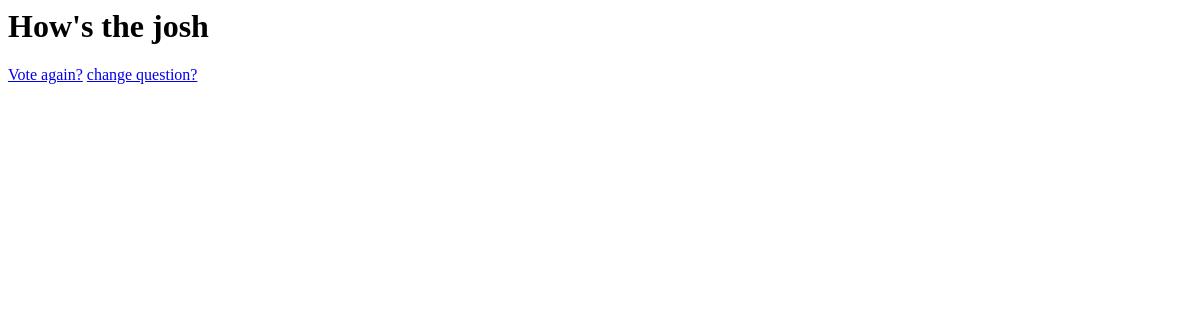
The page /polls/2/results/ on the database as committed earlier.
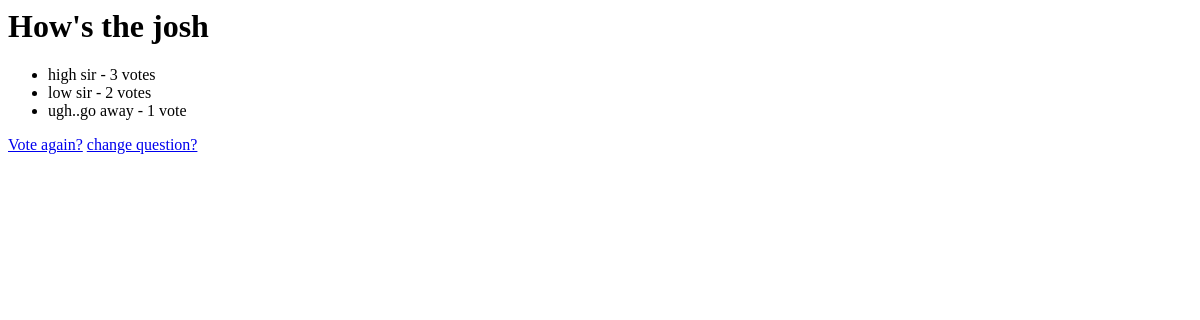
The same page on the database as committed later.
### polls/models.py (models this page shows, shortened)
class Question(models.Model):
    question = models.CharField(max_length=200)
    pub_date = models.DateTimeField("date published",auto_now=True)

class Choice(models.Model):
    question = models.ForeignKey(Question,on_delete=models.CASCADE)
    choice = models.CharField(max_length=200)
    votes = models.IntegerField(default=0)

### polls/views.py (the view)
# urls.py: path('<int:question_id>/results/',views.results,name="results"),
def results(request, question_id):
    question = Question.objects.get(pk=question_id)
    return render(request, 'polls/results.html', {'question':question})

### polls/templates/polls/results.html
<h1>{{ question.question }}</h1>
<ul>
    {% for choice in question.choice_set.all %}
    <li>{{ choice.choice }} - {{ choice.votes }} vote{{ choice.votes|pluralize }}</li>
    {% endfor %}
</ul>
<a href="{% url 'polls:detail' question.id %}">Vote again?</a>
<a href="{% url 'polls:index' %}">change question?</a>

Rows that differ between the two databases and show on the page:
added Choice: choice "high sir", votes "3"
added Choice: choice "low sir", votes "2"
added Choice: choice "ugh..go away", votes "1"
